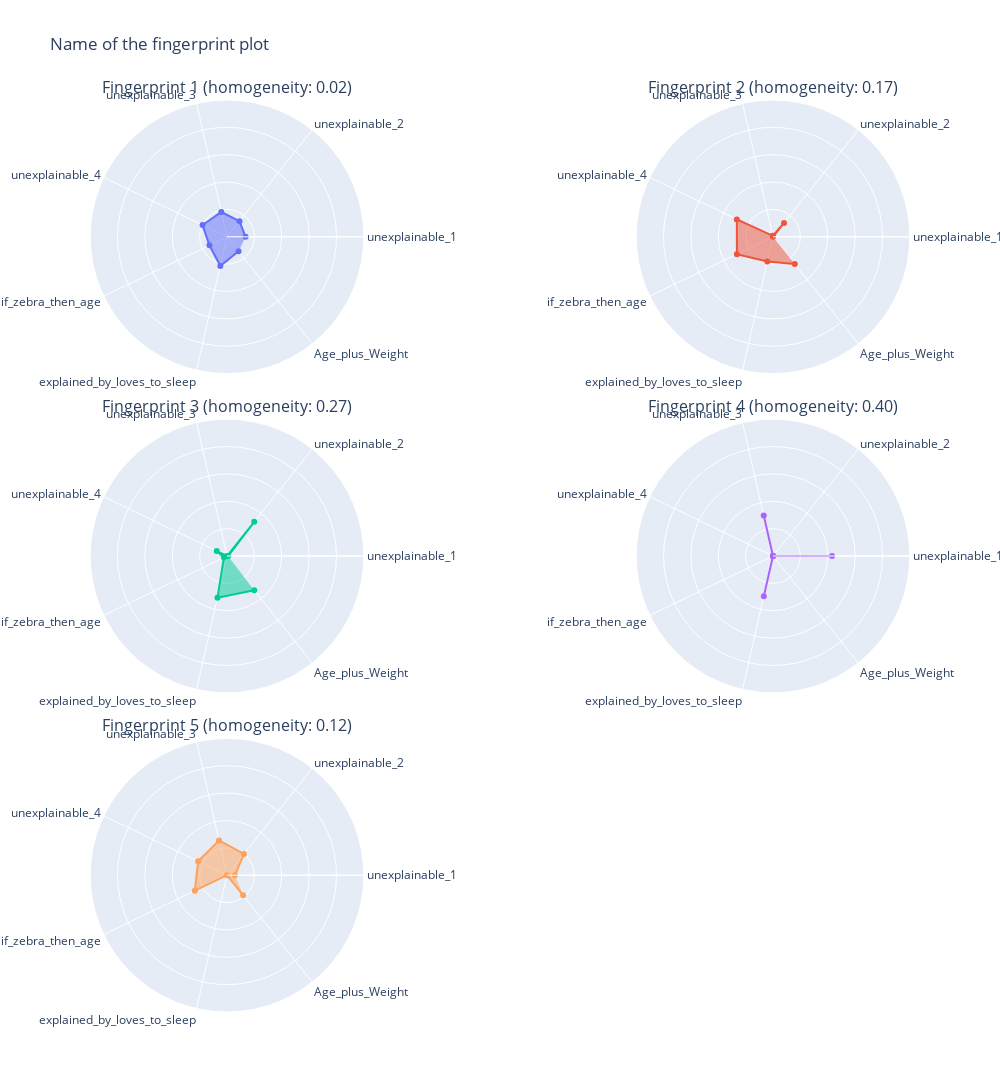

The cell this chart's notebook holds for it:
### Code cell
observable_patterns_result['spider_plots']

### Figure 1 — Plotly figure (JSON) as saved in the notebook; plotly's stock layout.template omitted (floating-point values rounded to 4 significant figures)
{"data": [{"fill": "toself", "r": [0.1359, 0.1465, 0.1858, 0.1983, 0.1425, 0.2189, 0.1354], "subplot": "polar", "theta": ["unexplainable_1", "unexplainable_2", "unexplainable_3", "unexplainable_4", "if_zebra_then_age", "explained_by_loves_to_sleep", "Age_plus_Weight"], "type": "scatterpolar"}, {"fill": "toself", "r": [0, 0.1294, 0.007261, 0.2934, 0.2929, 0.1859, 0.2551], "subplot": "polar2", "theta": ["unexplainable_1", "unexplainable_2", "unexplainable_3", "unexplainable_4", "if_zebra_then_age", "explained_by_loves_to_sleep", "Age_plus_Weight"], "type": "scatterpolar"}, {"fill": "toself", "r": [0.009064, 0.3197, 0, 0.0833, 0.0251, 0.3127, 0.3197], "subplot": "polar3", "theta": ["unexplainable_1", "unexplainable_2", "unexplainable_3", "unexplainable_4", "if_zebra_then_age", "explained_by_loves_to_sleep", "Age_plus_Weight"], "type": "scatterpolar"}, {"fill": "toself", "r": [0.432, 0, 0.304, 0, 0, 0.3017, 0], "subplot": "polar4", "theta": ["unexplainable_1", "unexplainable_2", "unexplainable_3", "unexplainable_4", "if_zebra_then_age", "explained_by_loves_to_sleep", "Age_plus_Weight"], "type": "scatterpolar"}, {"fill": "toself", "r": [0.05836, 0.1986, 0.2609, 0.2341, 0.2609, 0, 0.1883], "subplot": "polar5", "theta": ["unexplainable_1", "unexplainable_2", "unexplainable_3", "unexplainable_4", "if_zebra_then_age", "explained_by_loves_to_sleep", "Age_plus_Weight"], "type": "scatterpolar"}], "layout": {"annotations": [{"font": {"size": 16}, "showarrow": false, "text": "Fingerprint 1 (homogeneity: 0.02)", "x": 0.175, "xanchor": "center", "xref": "paper", "y": 1, "yanchor": "bottom", "yref": "paper"}, {"font": {"size": 16}, "showarrow": false, "text": "Fingerprint 2 (homogeneity: 0.17)", "x": 0.825, "xanchor": "center", "xref": "paper", "y": 1, "yanchor": "bottom", "yref": "paper"}, {"font": {"size": 16}, "showarrow": false, "text": "Fingerprint 3 (homogeneity: 0.27)", "x": 0.175, "xanchor": "center", "xref": "paper", "y": 0.65, "yanchor": "bottom", "yref": "paper"}, {"font": {"size": 16}, "showarrow": false, "text": "Fingerprint 4 (homogeneity: 0.40)", "x": 0.825, "xanchor": "center", "xref": "paper", "y": 0.65, "yanchor": "bottom", "yref": "paper"}, {"font": {"size": 16}, "showarrow": false, "text": "Fingerprint 5 (homogeneity: 0.12)", "x": 0.175, "xanchor": "center", "xref": "paper", "y": 0.3, "yanchor": "bottom", "yref": "paper"}], "height": 1500, "paper_bgcolor": "rgba(0, 0, 0, 0)", "plot_bgcolor": "rgba(0, 0, 0, 0)", "polar": {"domain": {"x": [0, 0.35], "y": [0.7, 1]}, "radialaxis": {"range": [0, 1], "showticklabels": false, "visible": true}}, "polar2": {"domain": {"x": [0.65, 1.0], "y": [0.7, 1]}, "radialaxis": {"range": [0, 1], "showticklabels": false, "visible": true}}, "polar3": {"domain": {"x": [0, 0.35], "y": [0.35, 0.65]}, "radialaxis": {"range": [0, 1], "showticklabels": false, "visible": true}}, "polar4": {"domain": {"x": [0.65, 1.0], "y": [0.35, 0.65]}, "radialaxis": {"range": [0, 1], "showticklabels": false, "visible": true}}, "polar5": {"domain": {"x": [0, 0.35], "y": [0, 0.3]}, "radialaxis": {"range": [0, 1], "showticklabels": false, "visible": true}}, "polar6": {"domain": {"x": [0.65, 1.0], "y": [0, 0.3]}, "radialaxis": {"range": [0, 1], "showticklabels": false, "visible": true}}, "showlegend": false, "title": {"text": "Name of the fingerprint plot"}, "width": 1000}}
